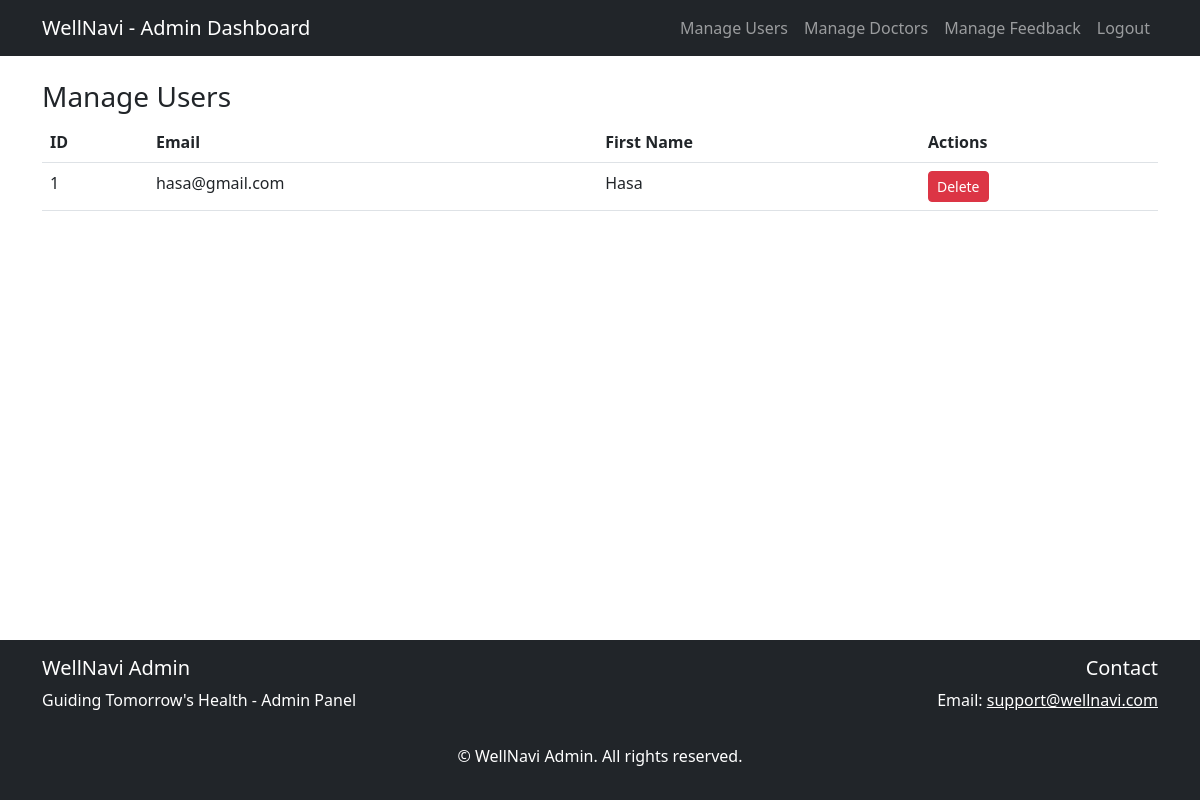
/manage_users (signed in), run on an earlier commit of the app's database.
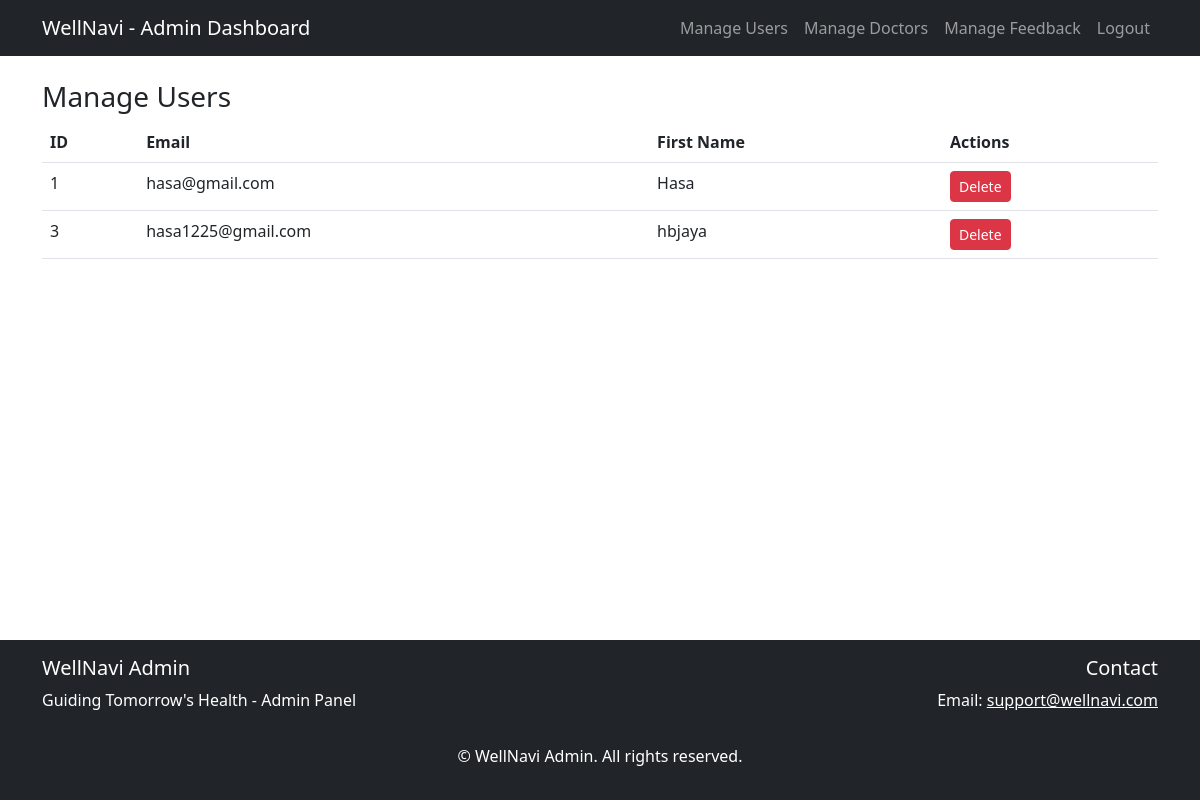
And on a later commit of the database.
### website/models.py (models this page shows)
class User(db.Model, UserMixin):
    id = db.Column(db.Integer, primary_key=True)
    email = db.Column(db.String(150), unique=True, nullable=False)
    password = db.Column(db.String(150), nullable=False)
    first_name = db.Column(db.String(150), nullable=False)
    notes = db.relationship('Note', backref='user', passive_deletes=True)
    appointments = db.relationship('Appointment', backref='user', passive_deletes=True)

### website/views.py (the view)
@views.route('/manage_users')
@login_required
def manage_users():
    users = User.query.all()
    return render_template('manage_users.html', users=users, user=current_user)

### website/__init__.py (called while the page is built)
def create_app():
    app = Flask(__name__)
    app.config['SECRET_KEY'] = 'hjshjhdjah kjshkjdhjs'
    app.config['SQLALCHEMY_DATABASE_URI'] = f'sqlite:///{DB_NAME}'
    db.init_app(app)
    from .views import views
    from .auth import auth
    app.register_blueprint(views, url_prefix='/')
    app.register_blueprint(auth, url_prefix='/')
    from .models import User, Note
    with app.app_context():
        db.create_all()
    login_manager = LoginManager()
    login_manager.login_view = 'auth.login'
    login_manager.init_app(app)
    @login_manager.user_loader
    def load_user(id):
        return User.query.get(int(id))
    return app

### website/templates/manage_users.html
{% extends "adminbase.html" %} {% block title %}Manage Users{% endblock %} {%
block content %}
<h3>Manage Users</h3>
{% if users %}
<table class="table">
  <thead>
    <tr>
      <th>ID</th>
      <th>Email</th>
      <th>First Name</th>
      <th>Actions</th>
    </tr>
  </thead>
  <tbody>
    {% for user in users %}
    <tr>
      <td>{{ user.id }}</td>
      <td>{{ user.email }}</td>
      <td>{{ user.first_name }}</td>
      <td>
        <form
          action="{{ url_for('views.delete_user', user_id=user.id) }}"
          method="POST"
          style="display: inline"
          onsubmit="return confirm('Are you sure you want to delete this user?');"
        >
          <button type="submit" class="btn btn-danger btn-sm">Delete</button>
        </form>
      </td>
    </tr>
    {% endfor %}
  </tbody>
</table>
{% else %}
<p>No users found.</p>
{% endif %} {% endblock %}

### website/templates/adminbase.html (shortened to what this page needs)
<!DOCTYPE html>
<html lang="en">
  <head>
    <link
      rel="stylesheet"
      href="https://cdn.jsdelivr.net/npm/bootstrap@5.3.0/dist/css/bootstrap.min.css"
    />
    <link
      rel="stylesheet"
      href="https://cdnjs.cloudflare.com/ajax/libs/font-awesome/6.4.0/css/all.min.css"
    />
  </head>
  <body class="d-flex flex-column min-vh-100">
    <nav class="navbar navbar-expand-lg navbar-dark bg-dark">
      <div class="container">
        <a class="navbar-brand" href="#">WellNavi - Admin Dashboard</a>
        <div
          class="collapse navbar-collapse justify-content-end"
          id="navbarNav"
        >
          <ul class="navbar-nav">
            {% if user.is_authenticated %}
            <li class="nav-item">
              <a class="nav-link" href="/manage_users">Manage Users</a>
            </li>
            <li class="nav-item">
              <a class="nav-link" href="/manage_doctors">Manage Doctors</a>
            </li>
            <li class="nav-item">
              <a class="nav-link" href="/manage_feedback">Manage Feedback</a>
            </li>
            <li class="nav-item">
              <a class="nav-link" href="/admin_logout">Logout</a>
            </li>
            {% endif %}
          </ul>
        </div>
      </div>
    </nav>
    <div class="container mt-4">{% block content %}{% endblock %}</div>
    <footer class="bg-dark text-white mt-auto py-3">
      <div class="container">
        <div class="row">
          <div class="col-md-6">
            <h5>WellNavi Admin</h5>
            <p>Guiding Tomorrow's Health - Admin Panel</p>
          </div>
          <div class="col-md-6 text-md-end">
            <h5>Contact</h5>
            <p>
              Email:
              <a href="mailto:support@wellnavi.com" class="text-white"
                >support@wellnavi.com</a
              >
            </p>
          </div>
        </div>
        <div class="text-center mt-3">
          <p>&copy; {{ current_year }} WellNavi Admin. All rights reserved.</p>
        </div>
      </div>
    </footer>
  </body>
</html>

What changed in the data, as far as the page shows it:
added User: id "3", email "hasa1225@gmail.com", first_name "hbjaya"
